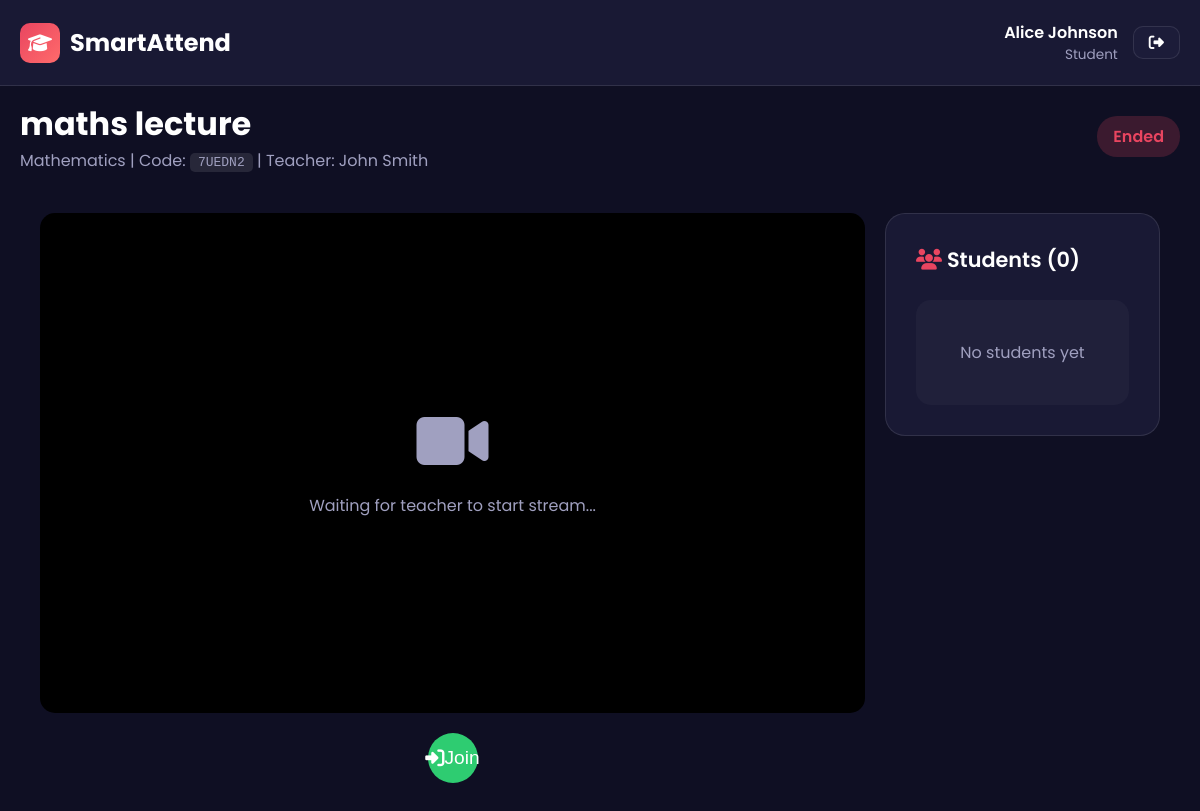
The page /live-class/1 (signed in) on the database its author committed.
### models.py (models this page shows)
class User(Base):
    __tablename__ = 'users'
    id = Column(Integer, primary_key=True)
    student_id = Column(String(50))
    username = Column(String(50), unique=True, nullable=False)
    password = Column(String(255), nullable=False)
    role = Column(Enum(RoleEnum), nullable=False)
    name = Column(String(100), nullable=False)
    email = Column(String(100), unique=True, nullable=False)
    face_encoding = Column(Text)  # Base64 pickled list of encodings
    created_at = Column(TIMESTAMP, default=datetime.utcnow)
    attendances = relationship('Attendance', back_populates='student')
    subjects_taught = relationship('Subject', foreign_keys='Subject.teacher_id')

class LiveClass(Base):
    __tablename__ = 'live_classes'
    id = Column(Integer, primary_key=True)
    teacher_id = Column(Integer, ForeignKey('users.id'), nullable=False)
    subject_id = Column(Integer, ForeignKey('subjects.id'), nullable=False)
    class_code = Column(String(10), unique=True)  # Room code for join
    started_at = Column(TIMESTAMP)
    ended_at = Column(TIMESTAMP)
    max_students = Column(Integer, default=10)
    active = Column(Boolean, default=False)
    title = Column(String(200))

class Subject(Base):
    __tablename__ = 'subjects'
    id = Column(Integer, primary_key=True)
    name = Column(String(100), nullable=False)
    teacher_id = Column(Integer, ForeignKey('users.id'))
    created_at = Column(TIMESTAMP, default=datetime.utcnow)
    teacher = relationship('User', foreign_keys=[teacher_id])
    attendances = relationship('Attendance', back_populates='subject')

### app.py (the view)
@app.route('/live-class/<int:class_id>')
@login_required
def live_class_room(class_id):
    session_db = get_session()
    live_class = session_db.query(LiveClass).filter_by(id=class_id).first()
    if not live_class:
        session_db.close()
        return "Live class not found", 404
    subject = session_db.query(Subject).filter_by(id=live_class.subject_id).first()
    teacher = session_db.query(User).filter_by(id=live_class.teacher_id).first()
    attendances = session_db.query(LiveClassAttendance).filter_by(live_class_id=class_id).all()
    students = []
    for att in attendances:
        student = session_db.query(User).filter_by(id=att.student_id).first()
        if student:
            students.append({'name': student.name, 'joined_at': att.joined_at})
    is_teacher = current_user.role.value == 'teacher' and live_class.teacher_id == current_user.id
    is_student = current_user.role.value == 'student'
    session_db.close()
    return render_template('live_class_room.html', live_class=live_class, subject=subject, teacher=teacher, students=students, is_teacher=is_teacher, is_student=is_student)

### app.py (called while the page is built)
@login_manager.user_loader
def load_user(user_id):
    session = get_session()
    user = session.query(User).get(int(user_id))
    session.close()
    if user:
        return FlaskUser(user)
    return None

### models.py (called while the page is built)
def get_engine(db_url='sqlite:///attendance.db'):
    return create_engine(db_url, echo=False)

def get_session():
    engine = get_engine()
    SessionLocal = sessionmaker(autocommit=False, autoflush=False, bind=engine)
    return SessionLocal()

### templates/live_class_room.html (shortened to what this page needs)
<!DOCTYPE html>
<html lang="en">
<head>
    <link rel="stylesheet" href="{{ url_for('static', filename='css/style.css') }}">
    <link rel="stylesheet" href="https://cdnjs.cloudflare.com/ajax/libs/font-awesome/6.4.0/css/all.min.css">
</head>
<body>
    <nav class="navbar">
        <div class="container">
            <a href="/" class="logo">
                <div class="logo-icon"><i class="fas fa-graduation-cap"></i></div>
                SmartAttend
            </a>
            <div class="user-info">
                <div class="user-details">
                    <div class="user-name">{{ session.get('name', 'User') }}</div>
                    <div class="user-role">{{ 'Teacher' if is_teacher else 'Student' }}</div>
                </div>
                <a href="/logout" class="btn btn-secondary" style="padding: 8px 15px;">
                    <i class="fas fa-sign-out-alt"></i>
                </a>
            </div>
        </div>
    </nav>
    <div class="dashboard-page">
        <div class="container">
            <div style="display: flex; justify-content: space-between; align-items: center; margin-bottom: 20px;">
                <div>
                    <h1>{{ live_class.title }}</h1>
                    <p style="color: var(--text-secondary);">
                        {{ subject.name if subject else 'Unknown Subject' }} |
                        Code: <span style="font-family: monospace; background: rgba(255,255,255,0.1); padding: 2px 8px; border-radius: 5px;">{{ live_class.class_code }}</span> |
                        Teacher: {{ teacher.name if teacher else 'Unknown' }}
                    </p>
                </div>
                {% if live_class.active %}
                <span class="status-badge status-present" style="font-size: 1rem; padding: 8px 16px;"><i class="fas fa-circle" style="font-size: 0.6rem; margin-right: 5px;"></i> LIVE</span>
                {% else %}
                <span class="status-badge status-absent" style="font-size: 1rem; padding: 8px 16px;">Ended</span>
                {% endif %}
            </div>
            <div class="live-room">
                <div>
                    <div class="video-area" id="videoArea">
                        {% if is_teacher %}
                        <video id="localVideo" autoplay muted playsinline></video>
                        {% else %}
                        <div style="text-align: center; color: var(--text-secondary);">
                            <i class="fas fa-video" style="font-size: 4rem; margin-bottom: 20px;"></i>
                            <p>Waiting for teacher to start stream...</p>
                        </div>
                        {% endif %}
                    </div>
                    <div class="controls">
                        {% if is_teacher %}
                        <button class="control-btn green" id="camBtn" onclick="toggleCam()"><i class="fas fa-video"></i></button>
                        <button class="control-btn green" id="micBtn" onclick="toggleMic()"><i class="fas fa-microphone"></i></button>
                        <a href="/teacher/live-class/{{ live_class.id }}/end" class="control-btn red"><i class="fas fa-phone-slash"></i></a>
                        {% else %}
                        <button class="control-btn green" id="joinBtn" onclick="joinClass()"><i class="fas fa-sign-in-alt"></i> Join</button>
                        {% endif %}
                    </div>
                </div>
                <div class="sidebar">
                    <div class="card">
                        <div class="card-header">
                            <h3 class="card-title"><i class="fas fa-users" style="color: var(--accent);"></i> Students ({{ students|length }})</h3>
                        </div>
                        <div class="student-list">
                            {% for student in students %}
                            <div class="student-item">
                                <span>{{ student.name }}</span>
                                <span style="font-size: 0.75rem; color: var(--text-secondary);">{{ student.joined_at.strftime('%H:%M') if student.joined_at else '' }}</span>
                            </div>
                            {% else %}
                            <div style="text-align: center; color: var(--text-secondary); padding: 20px;">No students yet</div>
                            {% endfor %}
                        </div>
                    </div>
                </div>
            </div>
        </div>
    </div>
</body>
</html>

### static/css/style.css (style rules this page uses)
:root { --primary: #1a1a2e; --secondary: #16213e; --accent: #e94560; --success: #00d9a5; --warning: #ffc107; --background: #0f0f23; --card-bg: #1f1f3d; --text-primary: #ffffff; --text-secondary: #a0a0c0; --gradient-1: linear-gradient(135deg, #1a1a2e 0%, #16213e 100%); --gradient-2: linear-gradient(135deg, #e94560 0%, #ff6b6b 100%); --gradient-3: linear-gradient(135deg, #00d9a5 0%, #00b894 100%); --glass: rgba(31, 31, 61, 0.7); --glass-border: rgba(255, 255, 255, 0.1); --shadow: 0 8px 32px rgba(0, 0, 0, 0.3); --transition: all 0.3s ease; }
* { margin: 0; padding: 0; box-sizing: border-box; }
body { font-family: 'Poppins', sans-serif; background: var(--background); color: var(--text-primary); min-height: 100vh; overflow-x: hidden; }
.container { max-width: 1400px; margin: 0 auto; padding: 0 20px; }
.navbar { position: fixed; top: 0; left: 0; right: 0; padding: 20px 0; background: var(--glass); backdrop-filter: blur(20px); border-bottom: 1px solid var(--glass-border); z-index: 1000; transition: var(--transition); }
.navbar .container { display: flex; justify-content: space-between; align-items: center; }
.logo { font-size: 1.5rem; font-weight: 700; color: var(--text-primary); text-decoration: none; display: flex; align-items: center; gap: 10px; }
.logo-icon { width: 40px; height: 40px; background: var(--gradient-2); border-radius: 10px; display: flex; align-items: center; justify-content: center; font-size: 1.2rem; }
.btn { padding: 12px 28px; border: none; border-radius: 10px; font-family: 'Poppins', sans-serif; font-weight: 600; font-size: 0.95rem; cursor: pointer; transition: var(--transition); text-decoration: none; display: inline-flex; align-items: center; gap: 8px; }
.btn-secondary { background: var(--glass); color: var(--text-primary); border: 1px solid var(--glass-border); }
.dashboard-page { min-height: 100vh; padding: 100px 0 50px; }
.user-info { display: flex; align-items: center; gap: 15px; }
.user-details { text-align: right; }
.user-name { font-weight: 600; }
.user-role { font-size: 0.85rem; color: var(--text-secondary); }
.card { background: var(--glass); border-radius: 20px; padding: 30px; border: 1px solid var(--glass-border); margin-bottom: 30px; }
.card-header { display: flex; justify-content: space-between; align-items: center; margin-bottom: 25px; }
.card-title { font-size: 1.3rem; font-weight: 600; }
.status-badge { padding: 6px 15px; border-radius: 20px; font-size: 0.85rem; font-weight: 600; }
.status-absent { background: rgba(233, 69, 96, 0.2); color: var(--accent); }
nav { padding: 25px 0; background: linear-gradient(145deg, rgba(31,31,61,0.9), rgba(31,31,61,0.7)); backdrop-filter: blur(25px); border-bottom: 1px solid rgba(255,255,255,0.15); margin-bottom: 20px; }
.status-badge { padding: 6px 15px; border-radius: 20px; font-size: 0.85rem; font-weight: 600; display: inline-block; }

### templates/live_class_room.html (style rules this page uses)
.live-room { display: grid; grid-template-columns: 3fr 1fr; gap: 20px; padding: 20px; }
.video-area { background: #000; border-radius: 15px; min-height: 500px; display: flex; align-items: center; justify-content: center; position: relative; }
.sidebar { display: flex; flex-direction: column; gap: 20px; }
.student-list { background: rgba(255,255,255,0.03); border-radius: 15px; padding: 20px; max-height: 400px; overflow-y: auto; }
.controls { display: flex; gap: 10px; justify-content: center; padding: 20px; }
.control-btn { width: 50px; height: 50px; border-radius: 50%; border: none; cursor: pointer; font-size: 1.2rem; display: flex; align-items: center; justify-content: center; }
.control-btn.green { background: #2ecc71; color: white; }

### rows shown on the page
User: get "Alice Johnson", role "Student"
LiveClass: title "maths lecture", class_code "7UEDN2"
Subject: name "Mathematics"
User: name "John Smith"

### other values the page prints
{{ students|length }} "0"
